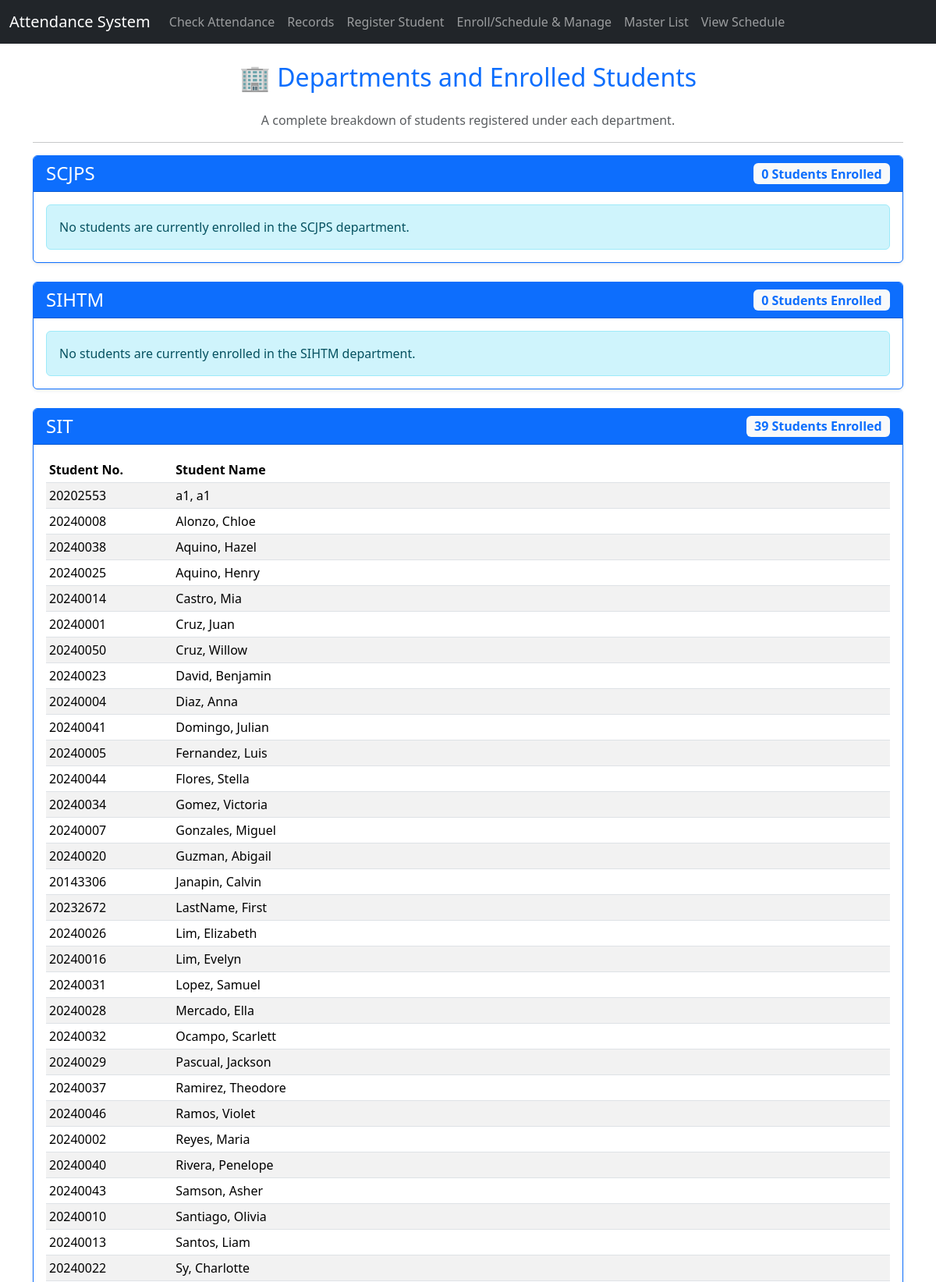
Page /view_departments_students.php (upper part) on the committed database.
### tables this page shows
CREATE TABLE `department` (
  `DepartmentID` int(11) NOT NULL,
  `DepartmentName` varchar(100) NOT NULL
);

CREATE TABLE `student` (
  `ID` int(11) NOT NULL,
  `StudentNumber` varchar(50) DEFAULT NULL,
  `DepartmentID` int(11) DEFAULT NULL,
  `FirstName` varchar(50) DEFAULT NULL,
  `MiddleName` varchar(50) DEFAULT NULL,
  `LastName` varchar(50) DEFAULT NULL,
  `Suffix` varchar(10) DEFAULT NULL,
  `DateOfBirth` date DEFAULT NULL,
  `Sex` varchar(10) DEFAULT NULL,
  `YearLevel` int(11) DEFAULT NULL,
  `HouseNo` varchar(20) DEFAULT NULL,
  `Street` varchar(100) DEFAULT NULL,
  `Barangay` varchar(100) DEFAULT NULL,
  `Municipality` varchar(100) DEFAULT NULL,
  `Province` varchar(100) DEFAULT NULL,
  `Country` varchar(100) DEFAULT NULL,
  `ZIPCode` varchar(10) DEFAULT NULL
);

### view_departments_students.php (the view, shortened to what this page needs)
<?php
require_once 'db_connect.php';
$sql_departments = "SELECT DepartmentID, DepartmentName FROM department ORDER BY DepartmentName ASC";
$departments_result = $conn->query($sql_departments);
$departments = [];
if ($departments_result->num_rows > 0) {
    while ($row = $departments_result->fetch_assoc()) {
        $departments[] = $row;
    }
}
?>
<!DOCTYPE html>
<html lang="en">
<head>
    <link href="https://cdn.jsdelivr.net/npm/bootstrap@5.3.3/dist/css/bootstrap.min.css" rel="stylesheet">
</head>
<body>
    <?php include 'navbar.php'; ?>
    <div class="container mt-4">
        <h2 class="mb-4 text-center text-primary">🏢 Departments and Enrolled Students</h2>
        <p class="text-center text-muted">A complete breakdown of students registered under each department.</p>
        <hr>
        <?php if (empty($departments)): ?>
            <div class="alert alert-warning text-center">No departments have been registered yet.</div>
        <?php else: ?>
            <?php foreach ($departments as $department): ?>
                <?php
                $dept_id = $department['DepartmentID'];
                $dept_name = htmlspecialchars($department['DepartmentName']);
                $sql_students = "SELECT StudentNumber, FirstName, LastName
                                 FROM student
                                 WHERE DepartmentID = '{$dept_id}'
                                 ORDER BY LastName, FirstName ASC";
                $students_result = $conn->query($sql_students);
                $student_count = $students_result->num_rows;
                ?>
                <div class="card mb-4 shadow-sm border-primary">
                    <div class="card-header bg-primary text-white d-flex justify-content-between align-items-center">
                        <h4 class="mb-0"><?php echo $dept_name; ?></h4>
                        <span class="badge bg-light text-primary fs-6"><?php echo $student_count; ?> Students Enrolled</span>
                    </div>
                    <div class="card-body">
                        <?php if ($student_count > 0): ?>
                            <div class="table-responsive">
                                <table class="table table-striped table-sm mb-0">
                                    <thead>
                                        <tr>
                                            <th style="width: 15%;">Student No.</th>
                                            <th>Student Name</th>
                                        </tr>
                                    </thead>
                                    <tbody>
                                        <?php while ($student = $students_result->fetch_assoc()): ?>
                                            <tr>
                                                <td><?php echo htmlspecialchars($student['StudentNumber']); ?></td>
                                                <td><?php echo htmlspecialchars($student['LastName'] . ', ' . $student['FirstName']); ?></td>
                                            </tr>
                                        <?php endwhile; ?>
                                    </tbody>
                                </table>
                            </div>
                        <?php else: ?>
                            <div class="alert alert-info mb-0">No students are currently enrolled in the <?php echo $dept_name; ?> department.</div>
                        <?php endif; ?>
                    </div>
                </div>
            <?php endforeach; ?>
        <?php endif; ?>
    </div>
</body>
</html>

### rows in the picture
department: DepartmentName "SCJPS", student_count "0"
department: DepartmentName "SIHTM", student_count "0"
department: DepartmentName "SIT", student_count "39"
student: StudentNumber "20202553", LastName+FirstName "a1, a1"
student: StudentNumber "20240008", LastName+FirstName "Alonzo, Chloe"
student: StudentNumber "20240038", LastName+FirstName "Aquino, Hazel"
student: StudentNumber "20240025", LastName+FirstName "Aquino, Henry"
student: StudentNumber "20240014", LastName+FirstName "Castro, Mia"
student: StudentNumber "20240001", LastName+FirstName "Cruz, Juan"
student: StudentNumber "20240050", LastName+FirstName "Cruz, Willow"
student: StudentNumber "20240023", LastName+FirstName "David, Benjamin"
student: StudentNumber "20240004", LastName+FirstName "Diaz, Anna"
student: StudentNumber "20240041", LastName+FirstName "Domingo, Julian"
student: StudentNumber "20240005", LastName+FirstName "Fernandez, Luis"
student: StudentNumber "20240044", LastName+FirstName "Flores, Stella"
student: StudentNumber "20240034", LastName+FirstName "Gomez, Victoria"
student: StudentNumber "20240007", LastName+FirstName "Gonzales, Miguel"
student: StudentNumber "20240020", LastName+FirstName "Guzman, Abigail"
student: StudentNumber "20143306", LastName+FirstName "Janapin, Calvin"
student: StudentNumber "20232672", LastName+FirstName "LastName, First"
student: StudentNumber "20240026", LastName+FirstName "Lim, Elizabeth"
student: StudentNumber "20240016", LastName+FirstName "Lim, Evelyn"
student: StudentNumber "20240031", LastName+FirstName "Lopez, Samuel"
student: StudentNumber "20240028", LastName+FirstName "Mercado, Ella"
student: StudentNumber "20240032", LastName+FirstName "Ocampo, Scarlett"
student: StudentNumber "20240029", LastName+FirstName "Pascual, Jackson"
student: StudentNumber "20240037", LastName+FirstName "Ramirez, Theodore"
student: StudentNumber "20240046", LastName+FirstName "Ramos, Violet"
student: StudentNumber "20240002", LastName+FirstName "Reyes, Maria"
student: StudentNumber "20240040", LastName+FirstName "Rivera, Penelope"
student: StudentNumber "20240043", LastName+FirstName "Samson, Asher"
student: StudentNumber "20240010", LastName+FirstName "Santiago, Olivia"
student: StudentNumber "20240013", LastName+FirstName "Santos, Liam"
student: StudentNumber "20240022", LastName+FirstName "Sy, Charlotte"
